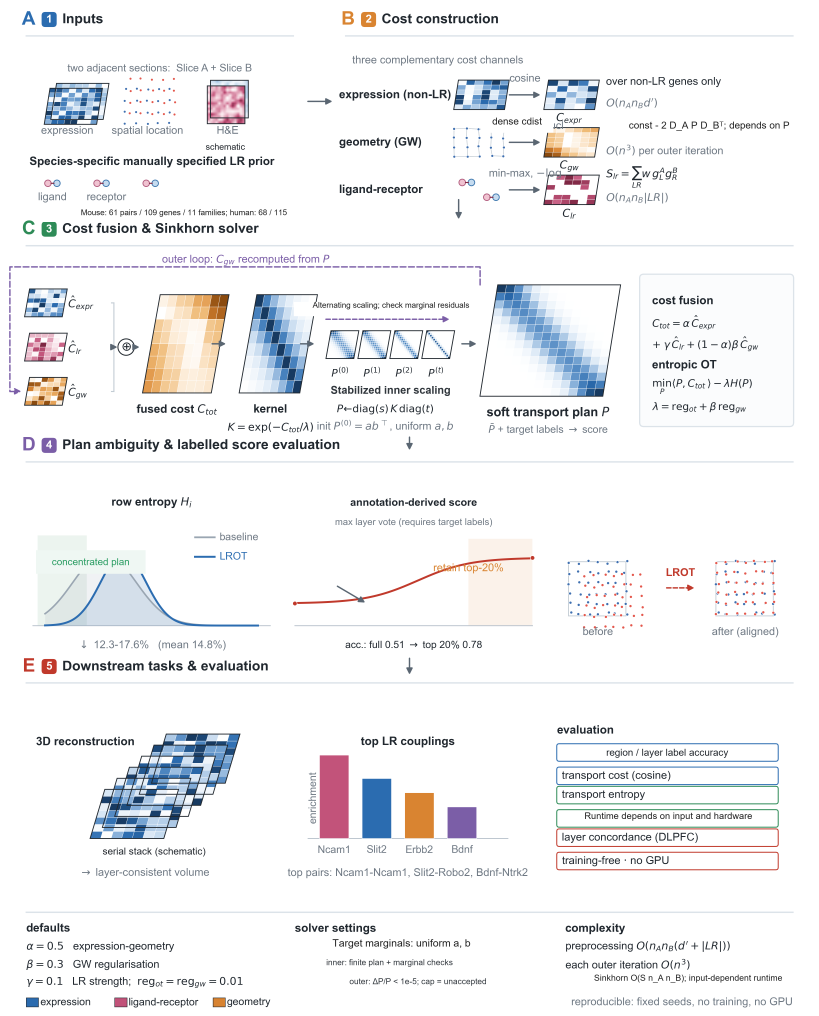
#> input picture figures/current_release/assets/F1.png, 4095 x 5077 px (shown at 1/5 size)
$ python render_f1_approved.py --output-dir out
#> lines starting #> are read from the running program, lines starting #| are printed output that depends on the picture
"""Render the approved F1 canvas with its revised LR-prior label only.

The approved image supplies retained pixels. The declared label band is
replaced completely; this is a local label render, not a full schematic redraw.
No experimental values or equations are redrawn.
"""
from pathlib import Path
from io import BytesIO
import argparse
import matplotlib
matplotlib.use('Agg')
import matplotlib.pyplot as plt
from PIL import Image

ROOT = Path(__file__).resolve().parents[1]
LABEL = 'Species-specific manually specified LR prior'
BAND = (140, 770, 1600, 850)

def render(output_dir):
    output_dir = Path(output_dir)
    output_dir.mkdir(parents=True, exist_ok=True)
    canvas = Image.open(ROOT / 'figures/current_release/assets/F1.png').convert('RGB')
#> canvas is the input picture: PIL image 4095x5077 RGB; mean R, G, B 241.7, 242, 243.3
    plt.rcParams['font.family'] = 'sans-serif'
    plt.rcParams['font.sans-serif'] = ['Arial', 'Helvetica', 'DejaVu Sans']
    fig = plt.figure(figsize=(4095 / 650, 5077 / 650), dpi=650, facecolor='white')
    ax = fig.add_axes([0, 0, 1, 1])
    ax.set_xlim(0, 100)
    ax.set_ylim(0, 124)
    ax.axis('off')
    ax.text(3.6, 104.2, LABEL, fontsize=6.4, fontweight='bold', color='#20272E', ha='left', va='center')
    buf = BytesIO()
    fig.savefig(buf, dpi=650, facecolor='white')
    plt.close(fig)
    buf.seek(0)
    layer = Image.open(buf).convert('RGB')
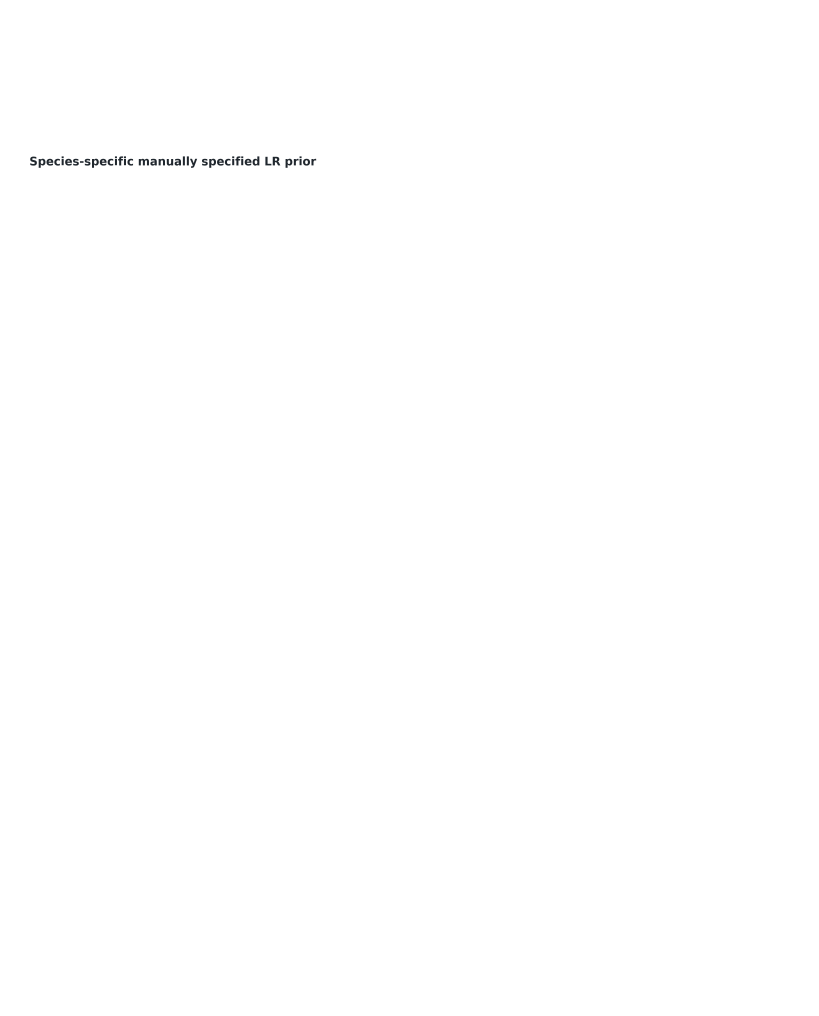
#> layer: PIL image 4095x5077 RGB (shown at 1/5 size); mean R, G, B 254.7, 254.7, 254.7
    canvas.paste(layer.crop(BAND), BAND[:2])
    target = output_dir / 'lrot_method_flow.png'
    canvas.save(target, dpi=(650, 650))
    return target

if __name__ == '__main__':
    parser = argparse.ArgumentParser(description=__doc__)
    parser.add_argument('--output-dir', type=Path, required=True)
    args = parser.parse_args()
    print(render(args.output_dir))
